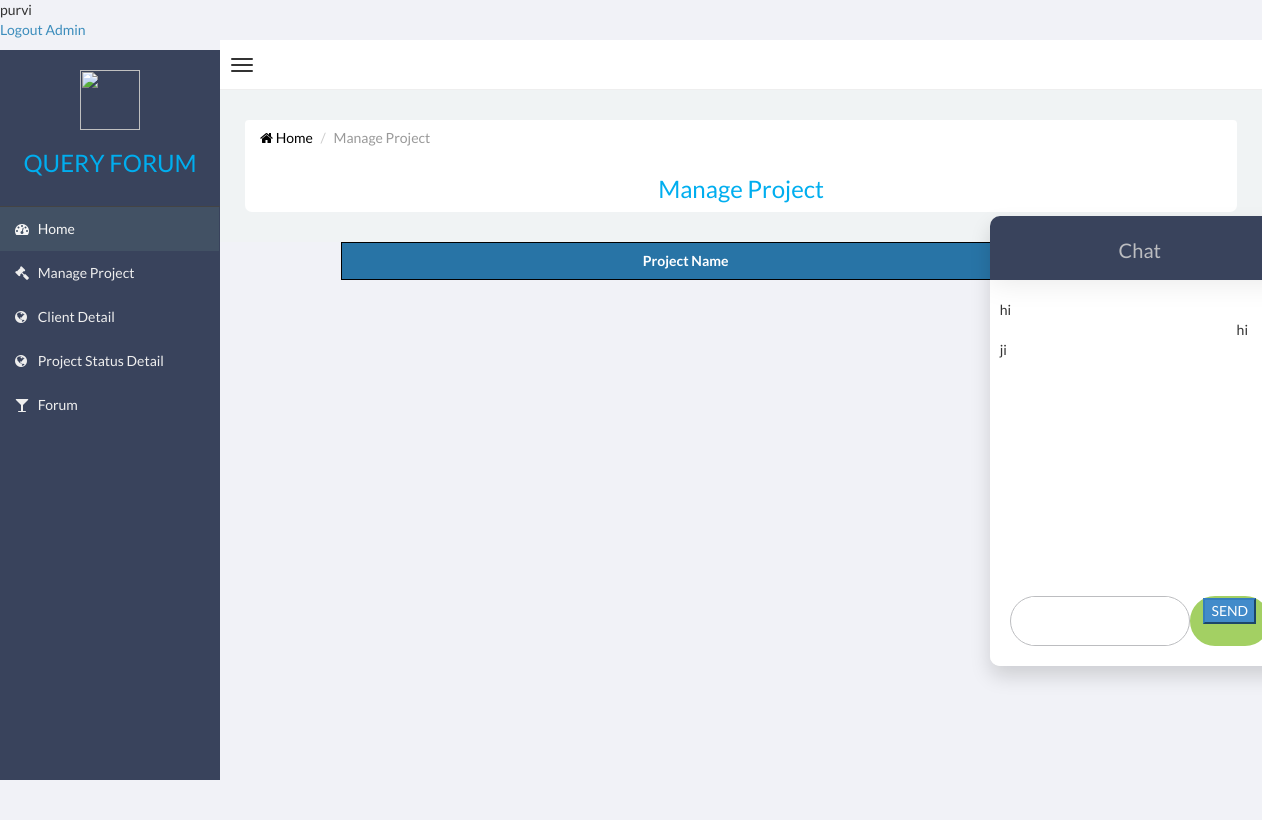
/web/employee/manageproject.php?Uname= purvi, run on the app's committed database.
### tables this page shows
CREATE TABLE `chatdetail` (
  `MsgId` int(11) NOT NULL,
  `ChatId` int(11) NOT NULL,
  `ChatDetail` varchar(500) NOT NULL,
  `Msg` varchar(500) NOT NULL,
  `TimeOfChat` int(11) NOT NULL,
  `EmployeeId` int(11) NOT NULL
);

### web/employee/manageproject.php (the view, shortened to what this page needs)
<!DOCTYPE html PUBLIC "-//W3C//DTD XHTML 1.0 Transitional//EN" "http://www.w3.org/TR/xhtml1/DTD/xhtml1-transitional.dtd">
<html xmlns="http://www.w3.org/1999/xhtml">
<head>
	<link rel="stylesheet" type="text/css" href="css/admin.css">
    <link href="css/bootstrap.min.css" rel="stylesheet" type="text/css" />
    <link href="css/font-awesome.min.css" rel="stylesheet" type="text/css" />
    <link href="css/ionicons.min.css" rel="stylesheet" type="text/css" />
    <link href="css/morris/morris.css" rel="stylesheet" type="text/css" />
    <link href="css/jvectormap/jquery-jvectormap-1.2.2.css" rel="stylesheet" type="text/css" />
    <link href="css/datepicker/datepicker3.css" rel="stylesheet" type="text/css" />
    <link href="css/daterangepicker/daterangepicker-bs3.css" rel="stylesheet" type="text/css" />
    <link href="css/iCheck/all.css" rel="stylesheet" type="text/css" />
    <link href="css/style.css" rel="stylesheet" type="text/css" />
</head>
 <body class="skin-black">
        <header class="header">
		<a href="login.php">Logout</a>
			<a href="../../index.php" >
			 Admin
			 </a>
            <nav class="navbar navbar-static-top" role="navigation">
                <a href="#" class="navbar-btn sidebar-toggle" data-toggle="offcanvas" role="button">
                    <span class="icon-bar"></span>
                    <span class="icon-bar"></span>
                    <span class="icon-bar"></span>
                </a>
                    </nav>
                </header>
                <div class="wrapper row-offcanvas row-offcanvas-left">
                    <aside class="left-side sidebar-offcanvas">
                        <section class="sidebar">
							<div class="row logomargin">
							<center>
							<img src="image/logo.png" height="60px" width="60px" />
								<h3 class="logofont">QUERY FORUM</h3>
							</center>
							</div>
                            <ul class="sidebar-menu">
                                <li class="active">
                                    <a href="../employee.php">
                                        <i class="fa fa-dashboard"></i> <span>Home</span>
                                    </a>
                                </li>
                                <li>
                                    <a href="manageproject.php">
                                        <i class="fa fa-gavel"></i> <span>Manage Project</span>
                                    </a>
                                </li>
                                <li>
                                    <a href="clientdetail.php">
                                        <i class="fa fa-globe"></i> <span>Client Detail</span>
                                    </a>
                                </li>
								 <li>
                                    <a href="projectstatusdetail.php">
                                        <i class="fa fa-globe"></i> <span>Project Status Detail</span>
                                    </a>
                                </li>
                                <li>
                                    <a href="forum.php">
                                        <i class="fa fa-glass"></i> <span>Forum</span>
                                    </a>
                                </li>
                            </ul>
                        </section>
                    </aside>
                    <aside class="right-side">
				 <form method="post" >
                           	<div class="chat_window1">
						<div class="top_menu">
							<div class="title">
							Chat</div></div>
							<ul class="messages">
<?php
     $qry = mysql_query("select ch.employeeid,c.employeeId,ch.chatid,c.chatid,e.username,c.msg from chatdetail c  inner join chatmaster ch on ch.chatid=c.chatid inner join employeemaster e on ch.employeeid=e.employeeid where e.username='".$_SESSION['Uname']."'");
		echo "<div class=row style='overflow-x:hidden;min-height:600px;'><div class='col-sm-11'>";
		if($qry)
	  {
	     while($rw=mysql_fetch_assoc($qry))
		 {
		 extract($rw);
			 if($employeeId == "0"){
			 echo "<div class='row'><div class='col-lg-2'>$msg</div></div>";
			 }
			 else{
				 echo "<div class='row'><div class='col-xs-offset-10 col-lg-2'>$msg</div></div>";
			 }
		 }
	  }
								echo"</div></div>";
									?>
																												</ul>
						<div class="bottom_wrapper clearfix">
                <div class="message_input_wrapper">
                  <input type="text" class="message_input" plsssaceholder="Type your message here..." name="txtmsg" /></div>
                   <div class="send_message"><div class="icon"></div>
                    <input type="submit" value="SEND" name="sub" class="btn-primary"  ></div></div></div>
						</form>
	 <section class="content">
	<div class="row bgwhite margin">
		<ul class="breadcrumb">
                                <li><a href="../employee.php"><i class="fa fa-home"></i> Home</a></li>
								<li class="logofont active">Manage Project</li>
      </ul>
		<center><h3 class="logofont">Manage Project</h3></center>
	</div>
</section>
                              <div  class="show">
<?php
	 echo "<center>";
	  echo "<table>";
	  echo "<tr><th> Project Name</th><th></th></tr>";
      echo "</table>";
	  echo "</center>";
?>
</div>
        </div>
</body>
</html>

### web/employee/css/admin.css (style rules this page uses)
.logomargin { margin-top:20px; margin-bottom:20px; }
.logofont { color:#00AEEF; }
.margin { margin-left:30px; margin-right:30px; border-radius:7px; }
.bgwhite { background:#FFFFFF; }
.show table { border-collapse: collapse; width:800px; margin-bottom:20px; text-align-last:center; font-size:14px; color:#000000; }
.show table, .show tr,.show td { border: 1px solid black; vertical-align:middle; color:#000; text-align-last:center; }
.show tr { height:10px; }
.show th { text-align-last:center; background-color:#2874A6; color:#FFFFFF; }
.show tr,.show td,.show th { padding:8px; text-align:left; }
.show1 table, .show tr,.show td { border: 1px solid black; vertical-align:middle; color:#000; }
.chat_window1 { position: absolute; width: 300px; height:450px; border-radius: 10px; background-color: #fff; margin-top: 10%; margin-left: 61%; box-shadow: 0 10px 20px rgba(0, 0, 0, 0.15); background-color:#fff; overflow: hidden; display: inline; }
.top_menu { background-color: #39435C; width: 100%; padding: 20px 0 15px; box-shadow: 0 1px 30px rgba(0, 0, 0, 0.1); }
.top_menu .title { text-align: center; color: #bcbdc0; font-size: 20px; }
.messages { position: relative; list-style: none; padding: 20px 10px 0 10px; margin: 0; height: 347px; overflow: scrolls; }
.bottom_wrapper { position: relative; width: 300px; background-color: #fff; padding: 20px 20px; position: absolute; bottom: 0; }
.bottom_wrapper .message_input_wrapper { display: inline-block; height: 50px; border-radius: 25px; border: 1px solid #bcbdc0; width: 180px; position: relative; padding: 0 20px; }
.bottom_wrapper .message_input_wrapper .message_input { border: none; height: 100%; box-sizing: border-box; width: calc(100% - 40px); position: absolute; outline-width: 0; color: gray; }
.bottom_wrapper .send_message { width: 80px; height: 50px; display: inline-block; border-radius: 50px; background-color: #a3d063; border: 2px solid #a3d063; color: #fff; cursor: pointer; transition: all 0.2s linear; text-align: center; float: right; }

### data on the page
chatdetail: Msg "hi"
chatdetail: Msg "hi"
chatdetail: Msg "ji"
